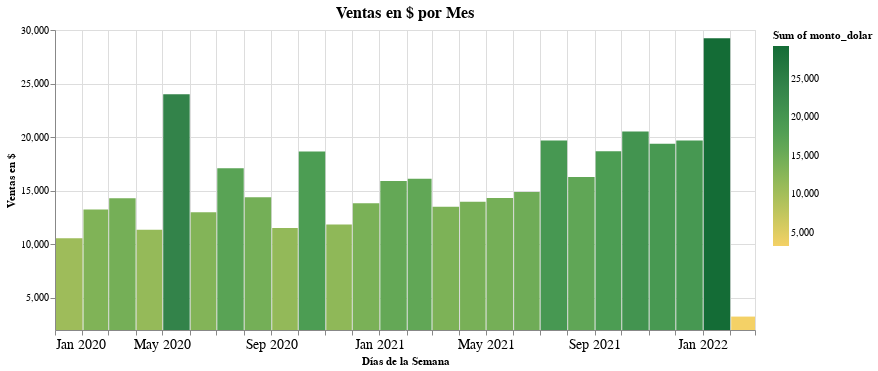

The cell this chart's notebook holds for it:
### Code cell
barras = alt.Chart(df_ventas_dol).mark_bar().encode(
                x=alt.X('yearmonth(fecha):T', title='Días de la Semana', axis = alt.Axis(labelAngle=0, labelFontSize=14)),
                y=alt.Y('sum(monto_dolar):Q', title = 'Ventas en $', scale=alt.Scale(zero=False), 
                  axis = alt.Axis(grid=True, titleAnchor='middle', titleAngle = 270, labelFontSize=10)),
                color=alt.Color(
                    'sum(monto_dolar):Q', scale=alt.Scale(scheme='goldgreen')),
                tooltip=[
                    alt.Tooltip('yearmonth(fecha):T', title='Día'),
                    alt.Tooltip('sum(monto_dolar):Q', title='Ventas en $')],
                ).properties(title='Ventas en $ por Mes',
                             width=700, 
                             height=300
                ).configure_title(
                    fontSize = 16,
                    anchor = 'middle',
                ).interactive()
barras

### Figure 1 — Vega-Lite specification as saved in the notebook (floating-point values rounded to 4 significant figures; data arrays with more than 128 entries replaced by an {"elided": "..."} marker saying what was removed)
{"config": {"view": {"continuousWidth": 400, "continuousHeight": 300}, "title": {"anchor": "middle", "fontSize": 16}}, "data": {"name": "data-517bf2707b161cc189731c43b0364c06"}, "mark": "bar", "encoding": {"color": {"aggregate": "sum", "field": "monto_dolar", "scale": {"scheme": "goldgreen"}, "type": "quantitative"}, "tooltip": [{"field": "fecha", "timeUnit": "yearmonth", "title": "Día", "type": "temporal"}, {"aggregate": "sum", "field": "monto_dolar", "title": "Ventas en $", "type": "quantitative"}], "x": {"axis": {"labelAngle": 0, "labelFontSize": 14}, "field": "fecha", "timeUnit": "yearmonth", "title": "Días de la Semana", "type": "temporal"}, "y": {"aggregate": "sum", "axis": {"grid": true, "labelFontSize": 10, "titleAnchor": "middle", "titleAngle": 270}, "field": "monto_dolar", "scale": {"zero": false}, "title": "Ventas en $", "type": "quantitative"}}, "height": 300, "selection": {"selector001": {"type": "interval", "bind": "scales", "encodings": ["x", "y"]}}, "title": "Ventas en $ por Mes", "width": 700, "$schema": "https://vega.github.io/schema/vega-lite/v4.17.0.json", "datasets": {"data-517bf2707b161cc189731c43b0364c06": {"elided": "602 records"}}}
